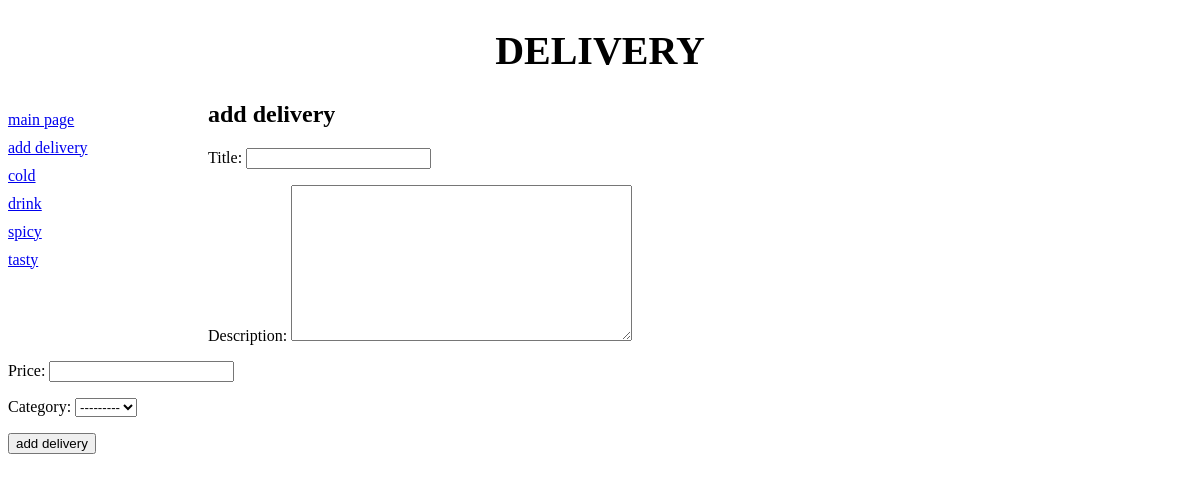
Screenshot of /delivery/add/ with the database file from the repository.
### delivery/models.py (models this page shows)
class Category(models.Model):
    name = models.CharField(max_length=15,db_index=True,verbose_name='category name')
    def __str__(self) -> str:
        return self.name
    class Meta:
        verbose_name_plural = 'categories'
        verbose_name = 'category'
        ordering = ['name']

### delivery/views.py (the view)
# urls.py: path('add/',views.DeliveryCreateForm.as_view(),name='add'),
class DeliveryCreateForm(CreateView):
    template_name = 'delivery/add.html'
    form_class = DeliveryForm
    success_url = reverse_lazy('main')
    def get_context_data(self, **kwargs):
        context = super().get_context_data(**kwargs)
        context['categories'] = Category.objects.all()
        if settings.SITE_TITLE == '' or settings.SITE_TITLE == None:
            context['site_title'] = 'delivery'
        else:
            context['site_title'] = settings.SITE_TITLE
        return context

### delivery/forms.py
class DeliveryForm(ModelForm):
    class Meta:
        model = DeliveryModel
        fields = ('title','description','price','category')

### delivery/templates/delivery/add.html (shortened to what this page needs)
{% extends 'basic/basic.html' %}
{% block content %}
<h2>add delivery</h2>
<form method="post">
    {{ form.as_p }}
    <input type="submit" value="add delivery">
</form>
{% endblock %}

### delivery/templates/basic/basic.html (shortened to what this page needs)
{% load static %}
<!DOCTYPE html>
<html lang="en">
<head>
    <link rel="stylesheet" type="text/css" href="{% static 'delivery/style.css' %}">
</head>
<body>
<header>
    <h1>delivery</h1>
</header>
<nav>
    <div>
        <a href="{% url 'main' %}">main page</a>
        <a href="{% url 'add' %}">add delivery</a>
        {% for category in categories %}
        <a href="{% url 'delivery' category.pk %}">{{ category.name }}</a>
        {% endfor %}
    </div>
</nav>
{% block content%}
{% endblock %}
</body>
</html>

### delivery/static/delivery/style.css (style rules this page uses)
header h1 { font-size: 30pt; text-transform: uppercase; text-align: center; }
nav { font-size: 12pt; width: 200px; float: left; }
nav a { display: block; margin: 10px 0px; }

### rows the page displays
Category: name "cold"
Category: name "drink"
Category: name "spicy"
Category: name "tasty"
